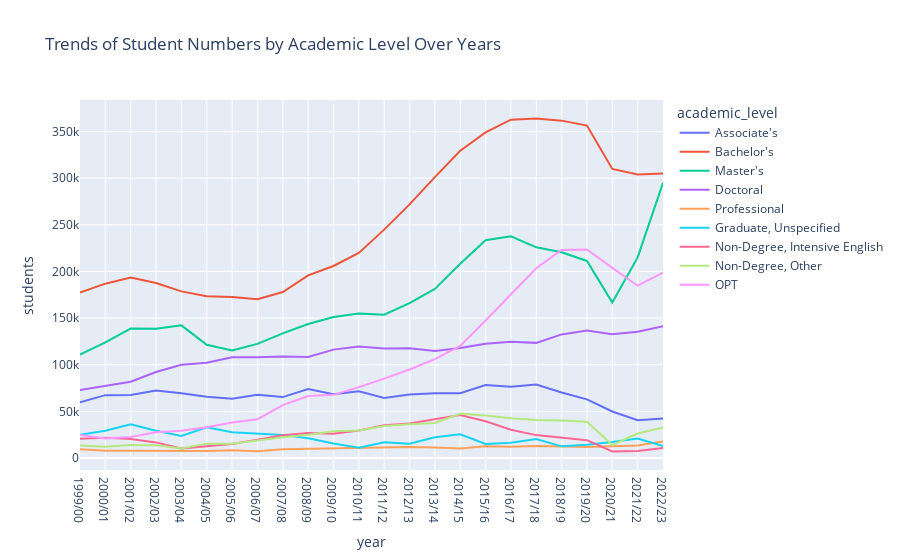
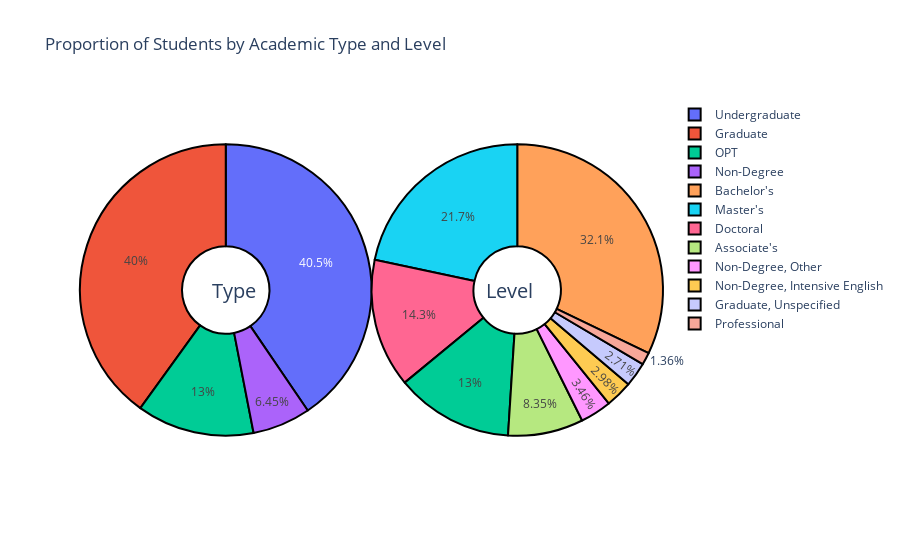

Source (notebook cell) for these figures, in order:
### Code cell
# Trends of Student Numbers at Different Academic Levels Over the Years
fig = px.line(academic_detail_df, x='year', y='students', color='academic_level', title='Trends of Student Numbers by Academic Level Over Years')
fig.show()

import plotly.graph_objs as go

# Proportion of Students in Each Academic Type and Level
# Calculating proportions
academic_type_proportions = academic_detail_df.groupby('academic_type')['students'].sum() / academic_detail_df['students'].sum()
academic_level_proportions = academic_detail_df.groupby('academic_level')['students'].sum() / academic_detail_df['students'].sum()

# Visualizing proportions
fig = go.Figure()

fig.add_trace(go.Pie(labels=academic_type_proportions.index, values=academic_type_proportions, name='Type', domain=dict(x=[0, 0.5]), hole=0.3, marker=dict(line=dict(color='#000000', width=2))))
fig.add_trace(go.Pie(labels=academic_level_proportions.index, values=academic_level_proportions, name='Level', domain=dict(x=[0.5, 1]), hole=0.3, marker=dict(line=dict(color='#000000', width=2))))

fig.update_layout(title_text='Proportion of Students by Academic Type and Level', annotations=[dict(text='     Type', x=0.18, y=0.5, font_size=20, showarrow=False), dict(text='Level', x=0.78, y=0.5, font_size=20, showarrow=False)])
fig.show()

### Figure 1 — Plotly figure (JSON) as saved in the notebook; plotly's stock layout.template omitted (floating-point values rounded to 4 significant figures)
{"data": [{"hovertemplate": "academic_level=Associate's<br>year=%{x}<br>students=%{y}<extra></extra>", "legendgroup": "Associate's", "line": {"color": "#636efa", "dash": "solid"}, "marker": {"symbol": "circle"}, "mode": "lines", "name": "Associate's", "orientation": "v", "showlegend": true, "type": "scatter", "x": ["1999/00", "2000/01", "2001/02", "2002/03", "2003/04", "2004/05", "2005/06", "2006/07", "2007/08", "2008/09", "2009/10", "2010/11", "2011/12", "2012/13", "2013/14", "2014/15", "2015/16", "2016/17", "2017/18", "2018/19", "2019/20", "2020/21", "2021/22", "2022/23"], "xaxis": "x", "y": [59830, 67493, 67667, 72494, 69541, 65667, 63598, 67855, 65378, 74048, 68562, 71586, 64516, 68050, 69580, 69523, 78297, 76353, 78819, 70286, 62950, 49949, 40512, 42547], "yaxis": "y"}, {"hovertemplate": "academic_level=Bachelor's<br>year=%{x}<br>students=%{y}<extra></extra>", "legendgroup": "Bachelor's", "line": {"color": "#EF553B", "dash": "solid"}, "marker": {"symbol": "circle"}, "mode": "lines", "name": "Bachelor's", "orientation": "v", "showlegend": true, "type": "scatter", "x": ["1999/00", "2000/01", "2001/02", "2002/03", "2003/04", "2004/05", "2005/06", "2006/07", "2007/08", "2008/09", "2009/10", "2010/11", "2011/12", "2012/13", "2013/14", "2014/15", "2015/16", "2016/17", "2017/18", "2018/19", "2019/20", "2020/21", "2021/22", "2022/23"], "xaxis": "x", "y": [177381, 186936, 193411, 187609, 178659, 173545, 172744, 170195, 177982, 195826, 205869, 219853, 244826, 271943, 301144, 329301, 349016, 362666, 363927, 361644, 356371, 309838, 304020, 305055], "yaxis": "y"}, {"hovertemplate": "academic_level=Master's<br>year=%{x}<br>students=%{y}<extra></extra>", "legendgroup": "Master's", "line": {"color": "#00cc96", "dash": "solid"}, "marker": {"symbol": "circle"}, "mode": "lines", "name": "Master's", "orientation": "v", "showlegend": true, "type": "scatter", "x": ["1999/00", "2000/01", "2001/02", "2002/03", "2003/04", "2004/05", "2005/06", "2006/07", "2007/08", "2008/09", "2009/10", "2010/11", "2011/12", "2012/13", "2013/14", "2014/15", "2015/16", "2016/17", "2017/18", "2018/19", "2019/20", "2020/21", "2021/22", "2022/23"], "xaxis": "x", "y": [110857, 123920, 138791, 138634, 142271, 121523, 115434, 122385, 133698, 143709, 151252, 154854, 153735, 165978, 181371, 208355, 233463, 237679, 225883, 220622, 211283, 166636, 215076, 294923], "yaxis": "y"}, {"hovertemplate": "academic_level=Doctoral<br>year=%{x}<br>students=%{y}<extra></extra>", "legendgroup": "Doctoral", "line": {"color": "#ab63fa", "dash": "solid"}, "marker": {"symbol": "circle"}, "mode": "lines", "name": "Doctoral", "orientation": "v", "showlegend": true, "type": "scatter", "x": ["1999/00", "2000/01", "2001/02", "2002/03", "2003/04", "2004/05", "2005/06", "2006/07", "2007/08", "2008/09", "2009/10", "2010/11", "2011/12", "2012/13", "2013/14", "2014/15", "2015/16", "2016/17", "2017/18", "2018/19", "2019/20", "2020/21", "2021/22", "2022/23"], "xaxis": "x", "y": [72928, 77211, 81824, 92203, 100092, 102084, 107993, 108033, 108976, 108290, 116254, 119641, 117564, 117779, 114790, 118104, 122655, 124705, 123500, 132581, 136678, 132703, 135530, 141301], "yaxis": "y"}, {"hovertemplate": "academic_level=Professional<br>year=%{x}<br>students=%{y}<extra></extra>", "legendgroup": "Professional", "line": {"color": "#FFA15A", "dash": "solid"}, "marker": {"symbol": "circle"}, "mode": "lines", "name": "Professional", "orientation": "v", "showlegend": true, "type": "scatter", "x": ["1999/00", "2000/01", "2001/02", "2002/03", "2003/04", "2004/05", "2005/06", "2006/07", "2007/08", "2008/09", "2009/10", "2010/11", "2011/12", "2012/13", "2013/14", "2014/15", "2015/16", "2016/17", "2017/18", "2018/19", "2019/20", "2020/21", "2021/22", "2022/23"], "xaxis": "x", "y": [9475, 8005, 7948, 7796, 8212, 7675, 8463, 7415, 9472, 9980, 10695, 11054, 12154, 12018, 11382, 10218, 12742, 12138, 13020, 12132, 12014, 12776, 13582, 17926], "yaxis": "y"}, {"hovertemplate": "academic_level=Graduate, Unspecified<br>year=%{x}<br>students=%{y}<extra></extra>", "legendgroup": "Graduate, Unspecified", "line": {"color": "#19d3f3", "dash": "solid"}, "marker": {"symbol": "circle"}, "mode": "lines", "name": "Graduate, Unspecified", "orientation": "v", "showlegend": true, "type": "scatter", "x": ["1999/00", "2000/01", "2001/02", "2002/03", "2003/04", "2004/05", "2005/06", "2006/07", "2007/08", "2008/09", "2009/10", "2010/11", "2011/12", "2012/13", "2013/14", "2014/15", "2015/16", "2016/17", "2017/18", "2018/19", "2019/20", "2020/21", "2021/22", "2022/23"], "xaxis": "x", "y": [24959, 29361, 36185, 29243, 23735, 33128, 27827, 26455, 24696, 21350, 15684, 11025, 16977, 15429, 22311, 25551, 15075, 16602, 20550, 12608, 14460, 17157, 20909, 12877], "yaxis": "y"}, {"hovertemplate": "academic_level=Non-Degree, Intensive English<br>year=%{x}<br>students=%{y}<extra></extra>", "legendgroup": "Non-Degree, Intensive English", "line": {"color": "#FF6692", "dash": "solid"}, "marker": {"symbol": "circle"}, "mode": "lines", "name": "Non-Degree, Intensive English", "orientation": "v", "showlegend": true, "type": "scatter", "x": ["1999/00", "2000/01", "2001/02", "2002/03", "2003/04", "2004/05", "2005/06", "2006/07", "2007/08", "2008/09", "2009/10", "2010/11", "2011/12", "2012/13", "2013/14", "2014/15", "2015/16", "2016/17", "2017/18", "2018/19", "2019/20", "2020/21", "2021/22", "2022/23"], "xaxis": "x", "y": [20852, 21716, 20410, 16856, 10224, 12896, 15217, 19819, 24468, 26800, 26059, 29603, 35108, 37213, 41723, 46170, 39444, 30331, 24651, 22126, 19227, 7093, 7737, 10801], "yaxis": "y"}, {"hovertemplate": "academic_level=Non-Degree, Other<br>year=%{x}<br>students=%{y}<extra></extra>", "legendgroup": "Non-Degree, Other", "line": {"color": "#B6E880", "dash": "solid"}, "marker": {"symbol": "circle"}, "mode": "lines", "name": "Non-Degree, Other", "orientation": "v", "showlegend": true, "type": "scatter", "x": ["1999/00", "2000/01", "2001/02", "2002/03", "2003/04", "2004/05", "2005/06", "2006/07", "2007/08", "2008/09", "2009/10", "2010/11", "2011/12", "2012/13", "2013/14", "2014/15", "2015/16", "2016/17", "2017/18", "2018/19", "2019/20", "2020/21", "2021/22", "2022/23"], "xaxis": "x", "y": [13584, 12168, 14013, 13695, 10435, 15522, 15394, 19167, 22369, 25012, 28744, 29630, 34458, 36315, 37754, 47417, 45649, 42653, 40980, 40215, 38974, 14058, 26394, 32965], "yaxis": "y"}, {"hovertemplate": "academic_level=OPT<br>year=%{x}<br>students=%{y}<extra></extra>", "legendgroup": "OPT", "line": {"color": "#FF97FF", "dash": "solid"}, "marker": {"symbol": "circle"}, "mode": "lines", "name": "OPT", "orientation": "v", "showlegend": true, "type": "scatter", "x": ["1999/00", "2000/01", "2001/02", "2002/03", "2003/04", "2004/05", "2005/06", "2006/07", "2007/08", "2008/09", "2009/10", "2010/11", "2011/12", "2012/13", "2013/14", "2014/15", "2015/16", "2016/17", "2017/18", "2018/19", "2019/20", "2020/21", "2021/22", "2022/23"], "xaxis": "x", "y": [24857, 21058, 22745, 27793, 29340, 32999, 38096, 41660, 56766, 66601, 67804, 76031, 85157, 94919, 105997, 120287, 147498, 175695, 203462, 223085, 223539, 203885, 184759, 198793], "yaxis": "y"}], "layout": {"legend": {"title": {"text": "academic_level"}, "tracegroupgap": 0}, "title": {"text": "Trends of Student Numbers by Academic Level Over Years"}, "xaxis": {"anchor": "y", "domain": [0, 1], "title": {"text": "year"}}, "yaxis": {"anchor": "x", "domain": [0, 1], "title": {"text": "students"}}}}

### Figure 2 — Plotly figure (JSON) as saved in the notebook; plotly's stock layout.template omitted (floating-point values rounded to 4 significant figures)
{"data": [{"domain": {"x": [0, 0.5]}, "hole": 0.3, "labels": ["Graduate", "Non-Degree", "OPT", "Undergraduate"], "marker": {"line": {"color": "#000000", "width": 2}}, "name": "Type", "type": "pie", "values": [0.4003, 0.06449, 0.1303, 0.4049]}, {"domain": {"x": [0.5, 1]}, "hole": 0.3, "labels": ["Associate's", "Bachelor's", "Doctoral", "Graduate, Unspecified", "Master's", "Non-Degree, Intensive English", "Non-Degree, Other", "OPT", "Professional"], "marker": {"line": {"color": "#000000", "width": 2}}, "name": "Level", "type": "pie", "values": [0.08351, 0.3214, 0.143, 0.02709, 0.2167, 0.02985, 0.03465, 0.1303, 0.01361]}], "layout": {"annotations": [{"font": {"size": 20}, "showarrow": false, "text": "     Type", "x": 0.18, "y": 0.5}, {"font": {"size": 20}, "showarrow": false, "text": "Level", "x": 0.78, "y": 0.5}], "title": {"text": "Proportion of Students by Academic Type and Level"}}}
